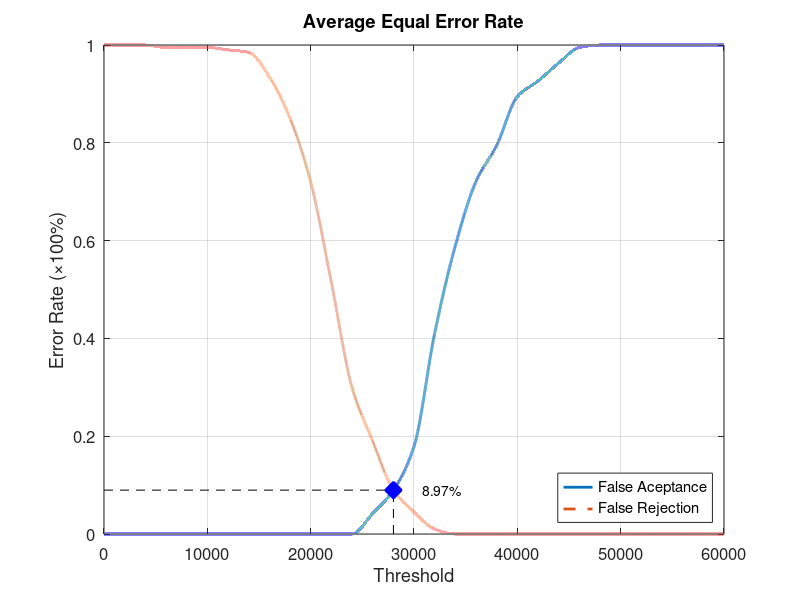
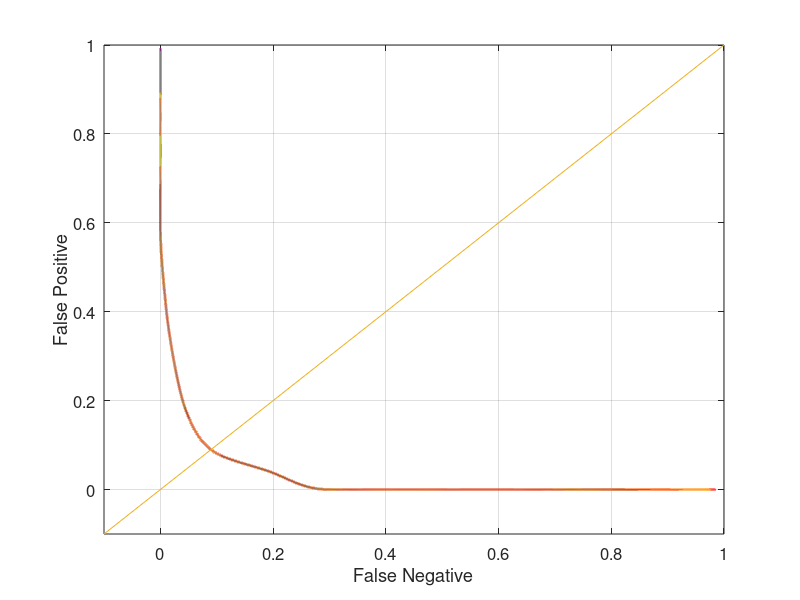

These figures' MATLAB source, in order:
function yEER = Database2_4
close all;
clear;
clc;
x = 0:2000:60000;
xq = 0:0.5:60000;

y0 = [0 0 0 0 0 0 0 0 0 0 0 0 0 0.0421053 0.0894737 0.178947 0.410526 0.589474 0.721053 0.794737 0.894737 0.926316 0.963158 0.994737 1 1 1 1 1 1 1];
yy0 = interp1(x, y0, xq, 'pchip');
y1 = [1 1 1 0.995 0.995 0.995 0.99 0.985 0.935 0.85 0.72 0.515 0.3 0.19 0.09 0.045 0.01 0 0 0 0 0 0 0 0 0 0 0 0 0 0];
yy1 = interp1(x, y1, xq, 'pchip');

% Calculating EER: 
y2 = abs(y0 - y1);
find(y2 == min(y2))
yy2 = abs(yy0 - yy1);
xEER = find(yy2 == min(yy2));
xEERIndex = xq(xEER) % X-axis EER
yEER = yy0(xEER) % Y-axis EER

main = figure
plot(xq, yy0,'-','LineWidth', 2);	hold on
plot(xq, yy1,'--','LineWidth', 2);	hold on
plot([xEERIndex xEERIndex], [0 yEER], 'k--');	hold on
plot([0 xEERIndex], [yEER yEER], 'k--');	hold on
plot(xEERIndex, yEER, 'bx', 'LineWidth', 10);	hold on
text(xEERIndex + 10 * xEERIndex / 100, yEER, [num2str(round((10000 * yEER)) / 100) '%'])
legend('False Aceptance', 'False Rejection', 'Location', 'SouthEast')
xlabel('Threshold')
ylabel('Error Rate (\times100%)')
title('Average Equal Error Rate')
set(gca, 'FontSize', 12)
axis([0 60000 0 1])
grid on

print(main, 'Database2_4Main', '-dpng');
FNRxFPR = figure('Color', [1 1 1]);
plot(yy1, yy0, '-', yy1, yy0, 'LineWidth', 2);
hold on
y = -0.1:0.1:1
plot(y, y); 
set(gca, 'FontSize', 12)
xlabel('False Negative')
ylabel('False Positive')
axis([-0.1 1 -0.1 1])
set(gca, 'FontSize', 12)
grid on

print(FNRxFPR, 'Database2_4FNRxFPR','-dpng');
end
